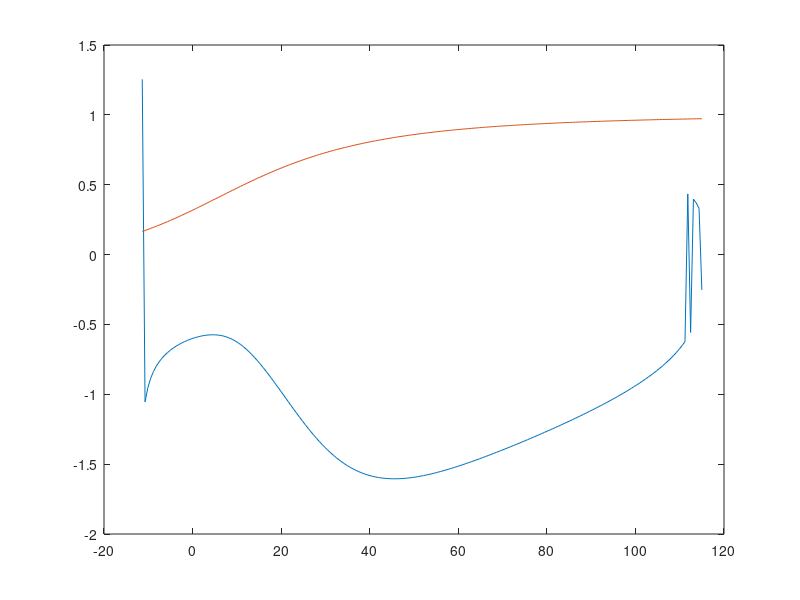

Write the MATLAB code that produced this figure.

function main

global Iapp gna gk gl vna vk vl cm
global dumv

Iapp=50.0;
gna=120.0; gk=36.0; gl=0.3;
vna=115.0; vk=-12.0; vl=10.6; cm=1.0;

n0=0;
for i=1:200
    dumv=-12+127*i/200;
    v(i)=dumv;
    n(i)=fminsearch(@nullcline,n0);
    n0=n(i);
    alphan=0.01*(10.0-dumv)./(exp((10.0-dumv)/10.0)-1.0);
    betan=0.125*exp(-(dumv)/80.0);
    nbar(i)=alphan/(alphan+betan);
end
plot(v,n,v,nbar)
output=[v' n' nbar'];

save fastslow.dat output -ascii

%%%%%%%%%%%%%%%%%%%%%%%%
function out=nullcline(n)
global Iapp gna gk gl vna vk vl cm
global dumv

alpham=0.1*(25.0-dumv)/(exp((25.0-dumv)/10.0)-1.0);
betam=4.0*exp(-(dumv)/18.0);
m=alpham/(alpham + betam);

out=((n^4)*gk*(dumv-vk) + gna*(m^3)*(0.8-n)*(dumv-vna) + gl*(dumv-vl) - Iapp)^2;
